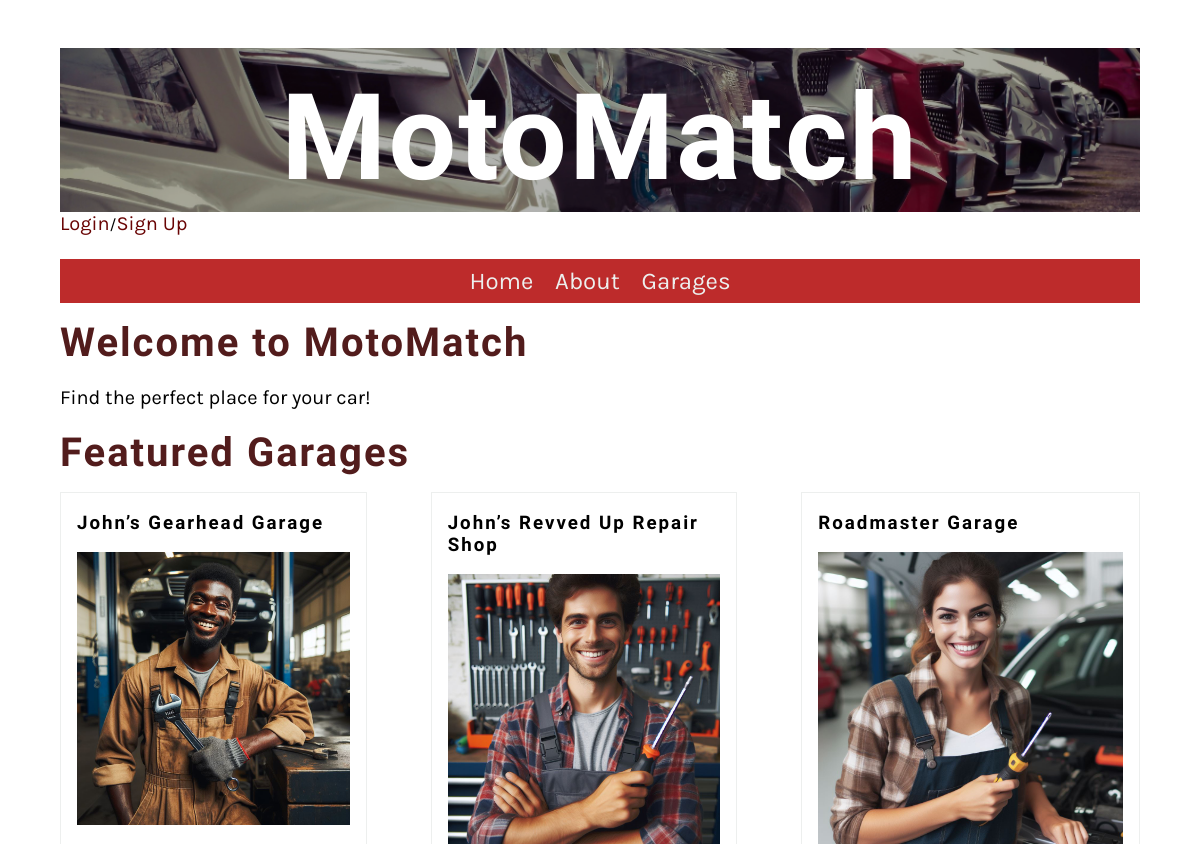
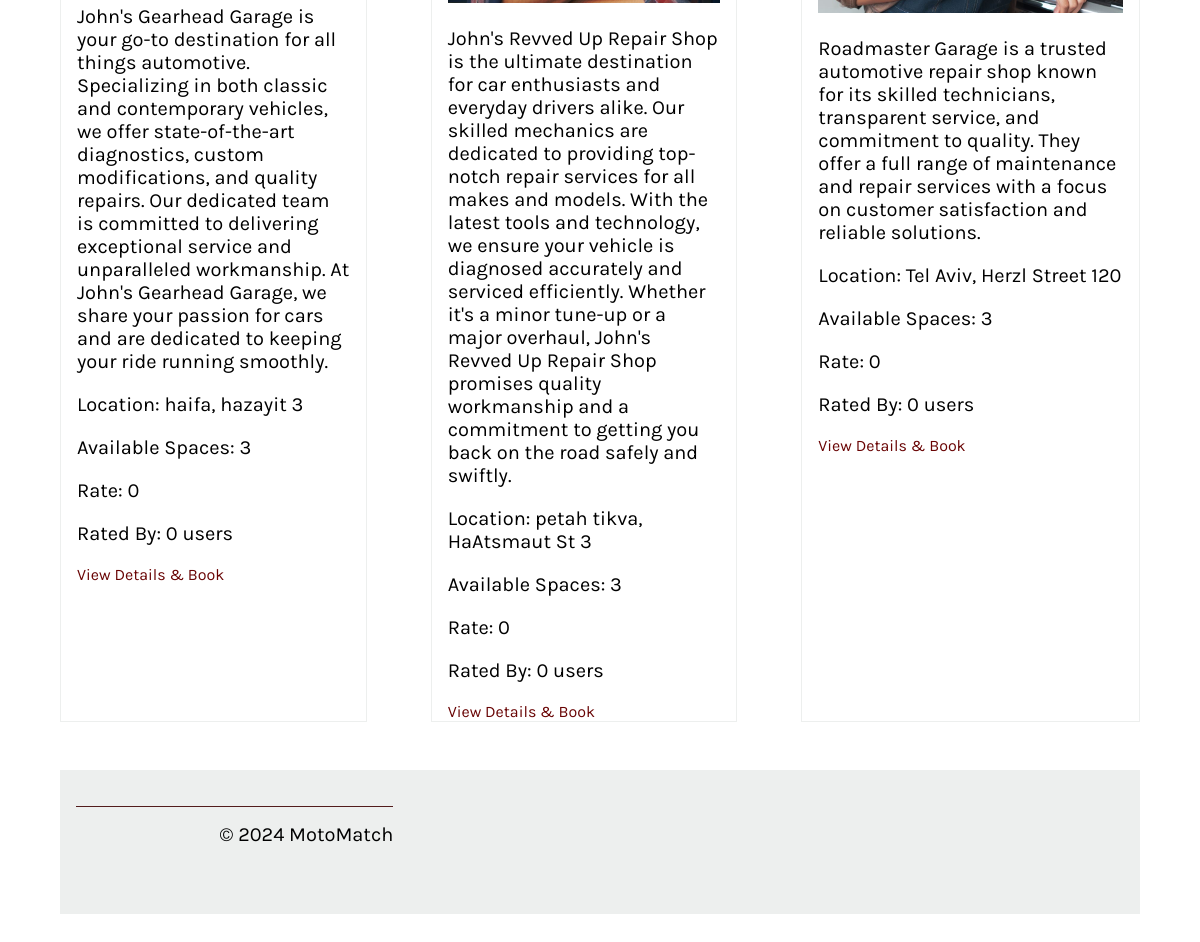
The page / on the database its author committed (2 pictures, top to bottom).
### Website/models.py (models this page shows, shortened)
class Service(models.Model):
    user = models.ForeignKey(User, on_delete=models.CASCADE)
    opening_time = models.TimeField(default='10:00:00')
    closing_time = models.TimeField(default='18:00:00')
    name = models.CharField(max_length=255)
    description = models.TextField()
    location = models.CharField(max_length=255)
    contact_details = models.CharField(max_length=255)
    available_spaces = models.PositiveIntegerField()
    image = models.ImageField(upload_to='service_images', default='service_images/default.jpg')

### Website/views.py (the view)
# urls.py: path('', home_view, name='home'),
def home_view(request):
    featured_service_providers = _highest_rated_service_providers(FEATURED_SERVICES_AMOUNT)
    return render(request, 'home.html', {'services_and_rates': featured_service_providers})

### Website/views.py (called while the page is built)
def _get_services_and_rating(services = None):
    if not services:
        services = Service.objects.all()
    services_and_average_rates = {}
    for service in services:
        reviews = Review.objects.filter(service=service)
        if reviews:
            average_rating = sum([review.rating for review in reviews]) / len(reviews)
            amount_of_reviews = len(reviews)
        else:
            average_rating = 0
            amount_of_reviews = 0
        services_and_average_rates[service] = (average_rating, amount_of_reviews)
    sorted_services = sorted(services_and_average_rates.items(), key=lambda x: x[1][0], reverse=True)
    return sorted_services

def _highest_rated_service_providers(service_amount):
    services_and_average_rates = _get_services_and_rating()
    return services_and_average_rates[:service_amount]

### Website/templates/home.html (shortened to what this page needs)
{% extends 'base.html' %}
{% load static %}
{% block content %}
    <h2>Welcome to MotoMatch</h2>
    <p>Find the perfect place for your car!</p>
    <h2>Featured Garages</h2>
    {% if services_and_rates %}
    <section>
        {% for service, rate_info in services_and_rates %}
        <article>
            <h3>{{ service.name }}</h3>
            <img src="{{ service.image.url }}" alt="{{ service.name }}">
            <p>{{ service.description }}</p>
            <p>Location: {{ service.location }}</p>
            <p>Available Spaces: {{ service.available_spaces }}</p>
            <p>Rate: {{ rate_info.0 }}</p>
            <p>Rated By: {{ rate_info.1 }} users</p>
            <a href="{% url 'service_detail' service.id %}">View Details & Book</a>
        </article>
    {% endfor %}
    </section>
    {% else %}
        <p>No featured garages available.</p>
    {% endif %}
{% endblock %}

### Website/static/css/style.css (style rules this page uses)
body { font-family: 'Karla', sans-serif; margin-top: 3rem; margin-bottom: 3rem; margin-left: 5%; margin-right: 5%; }
h1, h2, h3, h4, h5, h6 { font-family: 'Markazi Text', serif; letter-spacing: 2px;; }
h2 { font-size: 2.5rem; color: #521c1c; margin:1rem 0; }
p, ul { font-size: 1.25rem;; }
a { color: #690404; text-decoration: none; }
section { display: flex; gap: 2rem 1rem; margin-top: 1rem; margin-bottom: 1rem; flex-direction: row; }
article { flex:1; }
article img { max-width: 100%; }
main article { border: 1px solid #EDEFEE; padding-left: 1rem; padding-right: 1rem; }
@media (min-width: 801px) { section { display: grid; grid-template-columns: repeat(3, 1fr); gap: 2rem; } }
@media (min-width: 801px) { article { flex: 0 0 calc(33.33% - 2rem); margin-right: 2rem; margin-bottom: 2rem; } }
@media (min-width: 801px) { article:nth-child(3n) { margin-right: 0; } }

### rows shown on the page
Service: name "John’s Gearhead Garage", image (picture), description "John's Gearhead Garage is your go-to destination for all things automotive. Specializing in both classic and contemporary vehicles, we offer state-of-the-art diagnostics, custom modifications, and quality repairs. Our dedicated team is committed to delivering exceptional service and unparalleled workmanship. At John's Gearhead Garage, we share your passion for cars and are dedicated to keeping your ride running smoothly.", location "haifa, hazayit 3", available_spaces "3", rate_info "0"
Service: name "John’s Revved Up Repair Shop", image (picture), description "John's Revved Up Repair Shop is the ultimate destination for car enthusiasts and everyday drivers alike. Our skilled mechanics are dedicated to providing top-notch repair services for all makes and models. With the latest tools and technology, we ensure your vehicle is diagnosed accurately and serviced efficiently. Whether it's a minor tune-up or a major overhaul, John's Revved Up Repair Shop promises quality workmanship and a commitment to getting you back on the road safely and swiftly.", location "petah tikva, HaAtsmaut St 3", available_spaces "3", rate_info "0"
Service: name "Roadmaster Garage", image (picture), description "Roadmaster Garage is a trusted automotive repair shop known for its skilled technicians, transparent service, and commitment to quality. They offer a full range of maintenance and repair services with a focus on customer satisfaction and reliable solutions.", location "Tel Aviv, Herzl Street 120", available_spaces "3", rate_info "0"
